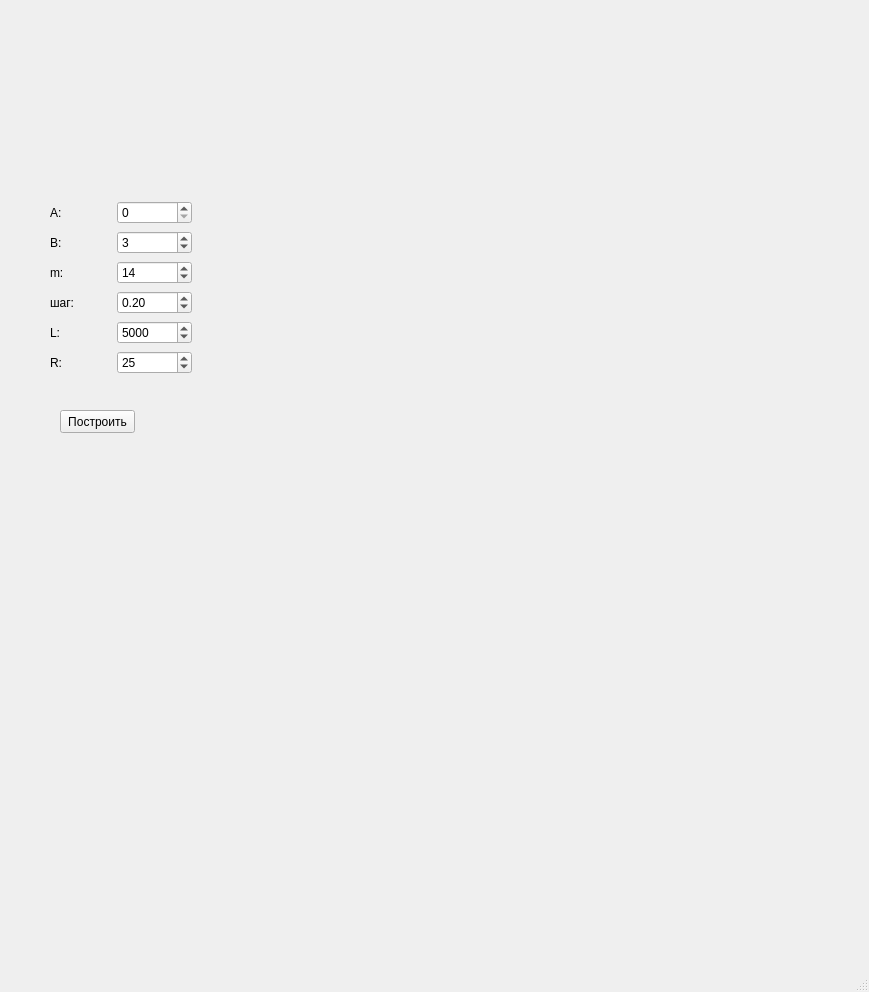
<?xml version="1.0" encoding="UTF-8"?>
<ui version="4.0">
 <class>MainWindow</class>
 <widget class="QMainWindow" name="MainWindow">
  <property name="geometry">
   <rect>
    <x>0</x>
    <y>0</y>
    <width>869</width>
    <height>992</height>
   </rect>
  </property>
  <property name="windowTitle">
   <string>MainWindow</string>
  </property>
  <widget class="QWidget" name="centralwidget">
   <widget class="QCustomPlot" name="widget" native="true">
    <property name="geometry">
     <rect>
      <x>270</x>
      <y>30</y>
      <width>561</width>
      <height>891</height>
     </rect>
    </property>
   </widget>
   <widget class="QPushButton" name="pushButton">
    <property name="geometry">
     <rect>
      <x>60</x>
      <y>410</y>
      <width>75</width>
      <height>23</height>
     </rect>
    </property>
    <property name="text">
     <string>Построить</string>
    </property>
   </widget>
   <widget class="QWidget" name="gridLayoutWidget">
    <property name="geometry">
     <rect>
      <x>40</x>
      <y>200</y>
      <width>152</width>
      <height>178</height>
     </rect>
    </property>
    <layout class="QGridLayout" name="gridLayout">
     <property name="leftMargin">
      <number>10</number>
     </property>
     <item row="4" column="0">
      <widget class="QLabel" name="label_7">
       <property name="text">
        <string>L:</string>
       </property>
      </widget>
     </item>
     <item row="2" column="1">
      <widget class="QSpinBox" name="mValue">
       <property name="maximum">
        <number>1000</number>
       </property>
       <property name="value">
        <number>14</number>
       </property>
      </widget>
     </item>
     <item row="0" column="0">
      <widget class="QLabel" name="label_2">
       <property name="text">
        <string>A:</string>
       </property>
      </widget>
     </item>
     <item row="3" column="1">
      <widget class="QDoubleSpinBox" name="stepValue">
       <property name="minimum">
        <double>-1000.000000000000000</double>
       </property>
       <property name="maximum">
        <double>1000.000000000000000</double>
       </property>
       <property name="value">
        <double>0.200000000000000</double>
       </property>
      </widget>
     </item>
     <item row="2" column="0">
      <widget class="QLabel" name="label_6">
       <property name="text">
        <string>m:</string>
       </property>
      </widget>
     </item>
     <item row="1" column="0">
      <widget class="QLabel" name="label_4">
       <property name="text">
        <string>B:</string>
       </property>
      </widget>
     </item>
     <item row="0" column="1">
      <widget class="QSpinBox" name="aValue">
       <property name="maximum">
        <number>1000</number>
       </property>
      </widget>
     </item>
     <item row="1" column="1">
      <widget class="QSpinBox" name="bValue">
       <property name="maximum">
        <number>1000</number>
       </property>
       <property name="value">
        <number>3</number>
       </property>
      </widget>
     </item>
     <item row="3" column="0">
      <widget class="QLabel" name="label">
       <property name="text">
        <string>шаг:</string>
       </property>
      </widget>
     </item>
     <item row="4" column="1">
      <widget class="QSpinBox" name="lValue">
       <property name="maximum">
        <number>10000</number>
       </property>
       <property name="value">
        <number>5000</number>
       </property>
      </widget>
     </item>
     <item row="5" column="0">
      <widget class="QLabel" name="label_3">
       <property name="text">
        <string>R:</string>
       </property>
      </widget>
     </item>
     <item row="5" column="1">
      <widget class="QSpinBox" name="rValue">
       <property name="value">
        <number>25</number>
       </property>
      </widget>
     </item>
    </layout>
   </widget>
  </widget>
  <widget class="QMenuBar" name="menubar">
   <property name="geometry">
    <rect>
     <x>0</x>
     <y>0</y>
     <width>869</width>
     <height>21</height>
    </rect>
   </property>
  </widget>
  <widget class="QStatusBar" name="statusbar"/>
 </widget>
 <customwidgets>
  <customwidget>
   <class>QCustomPlot</class>
   <extends>QWidget</extends>
   <header>qcustomplot.h</header>
   <container>1</container>
  </customwidget>
 </customwidgets>
 <resources/>
 <connections/>
</ui>
